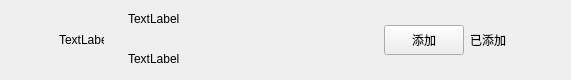
<?xml version="1.0" encoding="UTF-8"?>
<ui version="4.0">
 <class>ApplyFriendItem</class>
 <widget class="QWidget" name="ApplyFriendItem">
  <property name="geometry">
   <rect>
    <x>0</x>
    <y>0</y>
    <width>571</width>
    <height>80</height>
   </rect>
  </property>
  <property name="minimumSize">
   <size>
    <width>0</width>
    <height>80</height>
   </size>
  </property>
  <property name="maximumSize">
   <size>
    <width>16777215</width>
    <height>80</height>
   </size>
  </property>
  <property name="windowTitle">
   <string>Form</string>
  </property>
  <layout class="QHBoxLayout" name="horizontalLayout">
   <property name="spacing">
    <number>6</number>
   </property>
   <property name="leftMargin">
    <number>9</number>
   </property>
   <property name="topMargin">
    <number>0</number>
   </property>
   <property name="rightMargin">
    <number>0</number>
   </property>
   <property name="bottomMargin">
    <number>0</number>
   </property>
   <item>
    <spacer name="horizontalSpacer">
     <property name="orientation">
      <enum>Qt::Orientation::Horizontal</enum>
     </property>
     <property name="sizeType">
      <enum>QSizePolicy::Policy::Fixed</enum>
     </property>
     <property name="sizeHint" stdset="0">
      <size>
       <width>50</width>
       <height>20</height>
      </size>
     </property>
    </spacer>
   </item>
   <item>
    <widget class="QLabel" name="icon_lb">
     <property name="minimumSize">
      <size>
       <width>45</width>
       <height>45</height>
      </size>
     </property>
     <property name="maximumSize">
      <size>
       <width>45</width>
       <height>45</height>
      </size>
     </property>
     <property name="text">
      <string>TextLabel</string>
     </property>
    </widget>
   </item>
   <item>
    <widget class="QWidget" name="widget" native="true">
     <layout class="QHBoxLayout" name="horizontalLayout_2">
      <property name="topMargin">
       <number>2</number>
      </property>
      <property name="rightMargin">
       <number>11</number>
      </property>
      <property name="bottomMargin">
       <number>2</number>
      </property>
      <item>
       <widget class="QWidget" name="widget_2" native="true">
        <layout class="QVBoxLayout" name="verticalLayout">
         <property name="spacing">
          <number>10</number>
         </property>
         <property name="topMargin">
          <number>2</number>
         </property>
         <property name="bottomMargin">
          <number>2</number>
         </property>
         <item>
          <widget class="QLabel" name="user_name_lb">
           <property name="minimumSize">
            <size>
             <width>100</width>
             <height>30</height>
            </size>
           </property>
           <property name="maximumSize">
            <size>
             <width>200</width>
             <height>30</height>
            </size>
           </property>
           <property name="text">
            <string>TextLabel</string>
           </property>
          </widget>
         </item>
         <item>
          <widget class="QLabel" name="user_chat_lb">
           <property name="minimumSize">
            <size>
             <width>100</width>
             <height>30</height>
            </size>
           </property>
           <property name="maximumSize">
            <size>
             <width>200</width>
             <height>30</height>
            </size>
           </property>
           <property name="text">
            <string>TextLabel</string>
           </property>
          </widget>
         </item>
        </layout>
       </widget>
      </item>
      <item>
       <spacer name="horizontalSpacer_3">
        <property name="orientation">
         <enum>Qt::Orientation::Horizontal</enum>
        </property>
        <property name="sizeHint" stdset="0">
         <size>
          <width>40</width>
          <height>20</height>
         </size>
        </property>
       </spacer>
      </item>
      <item>
       <widget class="ClickedBtn" name="addBtn">
        <property name="minimumSize">
         <size>
          <width>80</width>
          <height>30</height>
         </size>
        </property>
        <property name="maximumSize">
         <size>
          <width>80</width>
          <height>30</height>
         </size>
        </property>
        <property name="text">
         <string>添加</string>
        </property>
       </widget>
      </item>
      <item>
       <widget class="QLabel" name="already_add_lb">
        <property name="minimumSize">
         <size>
          <width>40</width>
          <height>0</height>
         </size>
        </property>
        <property name="text">
         <string>已添加</string>
        </property>
       </widget>
      </item>
      <item>
       <spacer name="horizontalSpacer_2">
        <property name="orientation">
         <enum>Qt::Orientation::Horizontal</enum>
        </property>
        <property name="sizeType">
         <enum>QSizePolicy::Policy::Fixed</enum>
        </property>
        <property name="sizeHint" stdset="0">
         <size>
          <width>50</width>
          <height>20</height>
         </size>
        </property>
       </spacer>
      </item>
     </layout>
    </widget>
   </item>
  </layout>
 </widget>
 <customwidgets>
  <customwidget>
   <class>ClickedBtn</class>
   <extends>QPushButton</extends>
   <header location="global">clickedbtn.h</header>
  </customwidget>
 </customwidgets>
 <resources/>
 <connections/>
</ui>
